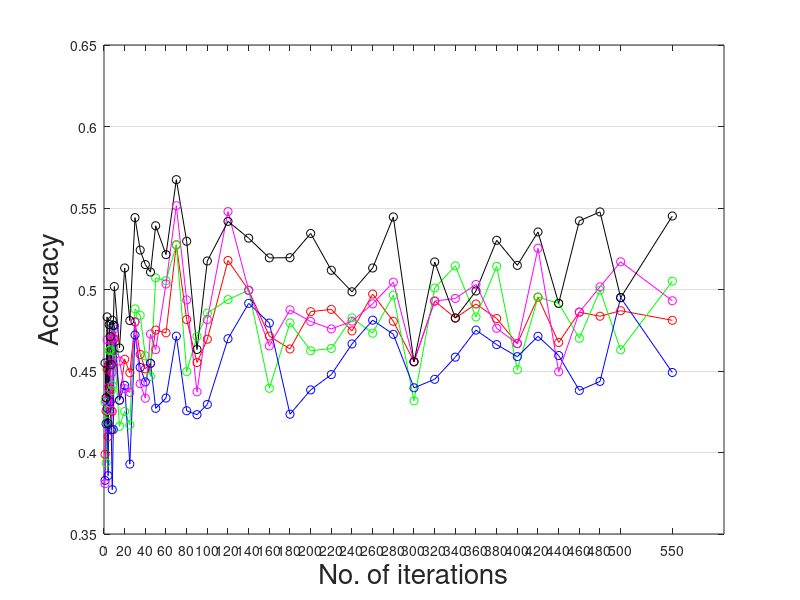

Write the MATLAB code that produced this figure. (Note: this script raises an error after producing the figure.)
clear all
close all
clc
x=[1, 2, 3, 4, 5, 6, 7, 8, 9, 10, 15, 20, 25, 30, 35, 40, 45, 50, 60, 70, 80, 90, 100, 120, 140, 160, 180, 200, 220, 240, 260, 280, 300, 320, 340, 360, 380, 400, 420, 440, 460, 480, 500, 550];
ywhole=[0.3989, 0.4256, 0.4512, 0.4098, 0.4545, 0.4391, 0.4139, 0.4252, 0.4701, 0.4698, 0.4321, 0.4572, 0.4489, 0.4801, 0.4602, 0.4513, 0.4547, 0.4751, 0.4734, 0.5274, 0.4816, 0.4552, 0.4695, 0.5178, 0.4995, 0.4714, 0.4635, 0.4864, 0.4878, 0.4746, 0.4972, 0.4805, 0.4557, 0.4929, 0.4825, 0.4911, 0.4822, 0.4668, 0.4953, 0.4675, 0.4861, 0.4836, 0.487, 0.4811];
ycross=[0.43089999999999995, 0.39359999999999995, 0.4192, 0.4258, 0.4625, 0.4631, 0.4379, 0.44120000000000004, 0.4781, 0.4618, 0.41609999999999997, 0.4252, 0.41690000000000005, 0.48810000000000003, 0.4842, 0.4593, 0.4467, 0.5071, 0.5054, 0.5274, 0.4496, 0.4712, 0.4855, 0.4938, 0.4995, 0.4394, 0.47950000000000004, 0.4624, 0.4638, 0.48260000000000003, 0.47319999999999995, 0.4965, 0.4317, 0.5009, 0.5145, 0.4831, 0.5142, 0.4508, 0.4953, 0.49150000000000005, 0.47009999999999996, 0.4996, 0.46299999999999997, 0.5051];
yhand=[0.38289999999999996, 0.41759999999999997, 0.42719999999999997, 0.3858, 0.4545, 0.4311, 0.4139, 0.37720000000000004, 0.4141, 0.4778, 0.4321, 0.4412, 0.3929, 0.4721, 0.4522, 0.44329999999999997, 0.4547, 0.42710000000000004, 0.4334, 0.4714, 0.4256, 0.4232, 0.4295, 0.46980000000000005, 0.4915, 0.4794, 0.42350000000000004, 0.4384, 0.44780000000000003, 0.4666, 0.48119999999999996, 0.4725, 0.4397, 0.4449, 0.45849999999999996, 0.47509999999999997, 0.4662, 0.4588, 0.4713, 0.4595, 0.4381, 0.4436, 0.495, 0.44910000000000005];
yhug=[0.38089999999999996, 0.4316, 0.4692, 0.43979999999999997, 0.4545, 0.46909999999999996, 0.4259, 0.44920000000000004, 0.4701, 0.4758, 0.4561, 0.4392, 0.4369, 0.4801, 0.4422, 0.43329999999999996, 0.4727, 0.4631, 0.5034, 0.5514, 0.4936, 0.4372, 0.4815, 0.5478000000000001, 0.4995, 0.4654, 0.48750000000000004, 0.4804, 0.4758, 0.4806, 0.49119999999999997, 0.5045, 0.4557, 0.4929, 0.4945, 0.5031, 0.4762, 0.4668, 0.5253, 0.4495, 0.4861, 0.5015999999999999, 0.517, 0.49310000000000004];
ybow=[0.45489999999999997, 0.4336, 0.48319999999999996, 0.4178, 0.47850000000000004, 0.47109999999999996, 0.45389999999999997, 0.4812, 0.4781, 0.5018, 0.46409999999999996, 0.5132, 0.4809, 0.5441, 0.5242, 0.5153, 0.5107, 0.5391, 0.5214, 0.5674, 0.5296, 0.4632, 0.5175, 0.5418000000000001, 0.5315, 0.5194, 0.5195000000000001, 0.5344, 0.5118, 0.49860000000000004, 0.5132, 0.5445, 0.4557, 0.5169, 0.4825, 0.4991, 0.5302, 0.5148, 0.5353, 0.49150000000000005, 0.5421, 0.5476, 0.495, 0.5451];

% plot(y1);
% 
% xticks(1:length(y1));
% 
% xticklabels(string(x))

%xi = linspace(min(x),max(x),N) ;
xi = x;
ywhole1 = interp1(x,ywhole,xi);
ycross1 = interp1(x,ycross,xi);
yhand1 = interp1(x,yhand,xi);
yhug1 = interp1(x,yhug,xi);
ybow1 = interp1(x,ybow,xi);
plot(x,ywhole,'r');
hold on
plot(x,ycross,'g');
plot(x,yhand,'b');
plot(x,yhug,'m');
plot(x,ybow,'k');

plot(xi,ywhole1,'or');
plot(xi,ycross1,'og');
plot(xi,yhand1,'ob');
plot(xi,yhug1,'om');
plot(xi,ybow1,'ok');
xticks([0 ...
    20 40 ...
    60 80 100 ...
    120 140 160 180 200 220 240 ...
    260 280 300 320 340 360 380 400 420 440 460 480 500 550]);
set(gca, 'YGrid', 'on', 'XGrid', 'off');
xlabel('No. of iterations','FontSize',20)
ylabel('Accuracy','FontSize',20)
legend('Average','Crossing','Handshaking','Hugging','Bowing','FontSize',15,'Location','SE');
xlim([0 550]);
pbaspect([16 9 1])


